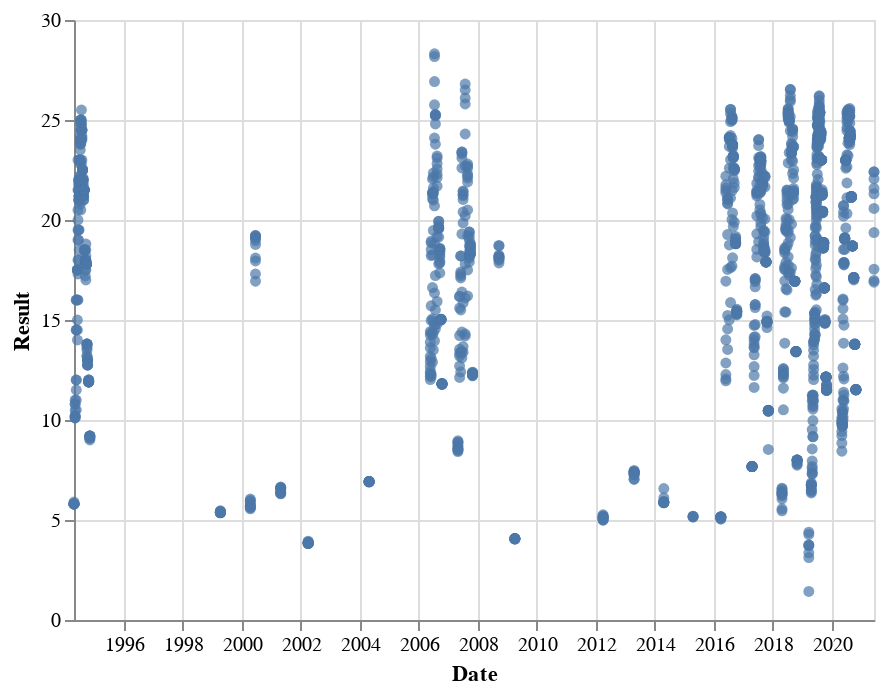

Notebook cell for this chart:
### Code cell
snap_chart("CARMI", 'TempC') #+ snap_chart("MAIDSTONE", 'DO')

### Figure 1 — Vega-Lite specification as saved in the notebook (floating-point values rounded to 4 significant figures; data arrays with more than 128 entries replaced by an {"elided": "..."} marker saying what was removed)
{"config": {"view": {"continuousWidth": 400, "continuousHeight": 300}}, "data": {"name": "data-1a6a55fbfee22facd0582f083ce816f9"}, "mark": "circle", "encoding": {"x": {"type": "temporal", "field": "Date"}, "y": {"type": "quantitative", "field": "Result"}}, "$schema": "https://vega.github.io/schema/vega-lite/v4.8.1.json", "datasets": {"data-1a6a55fbfee22facd0582f083ce816f9": {"elided": "1455 records"}}}
